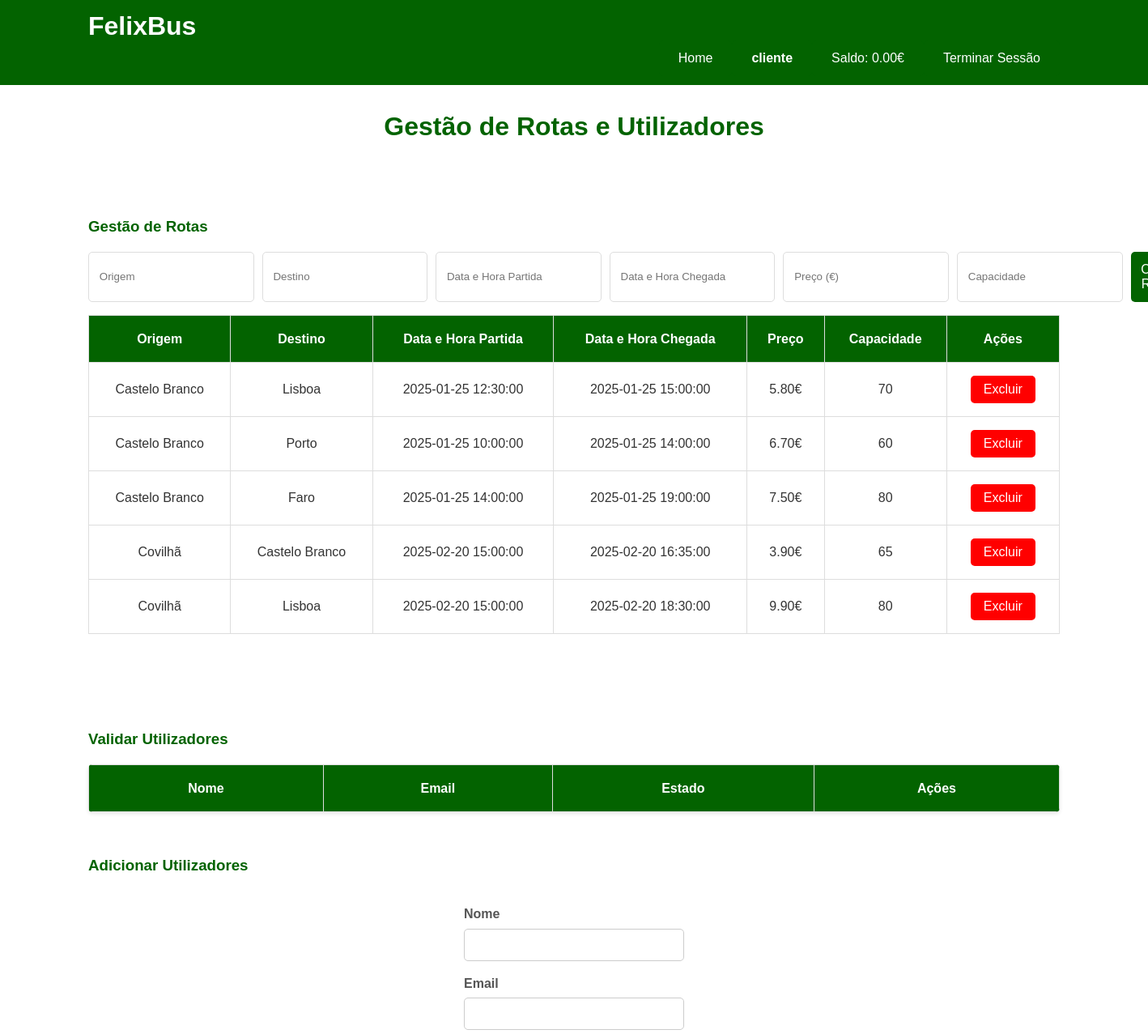
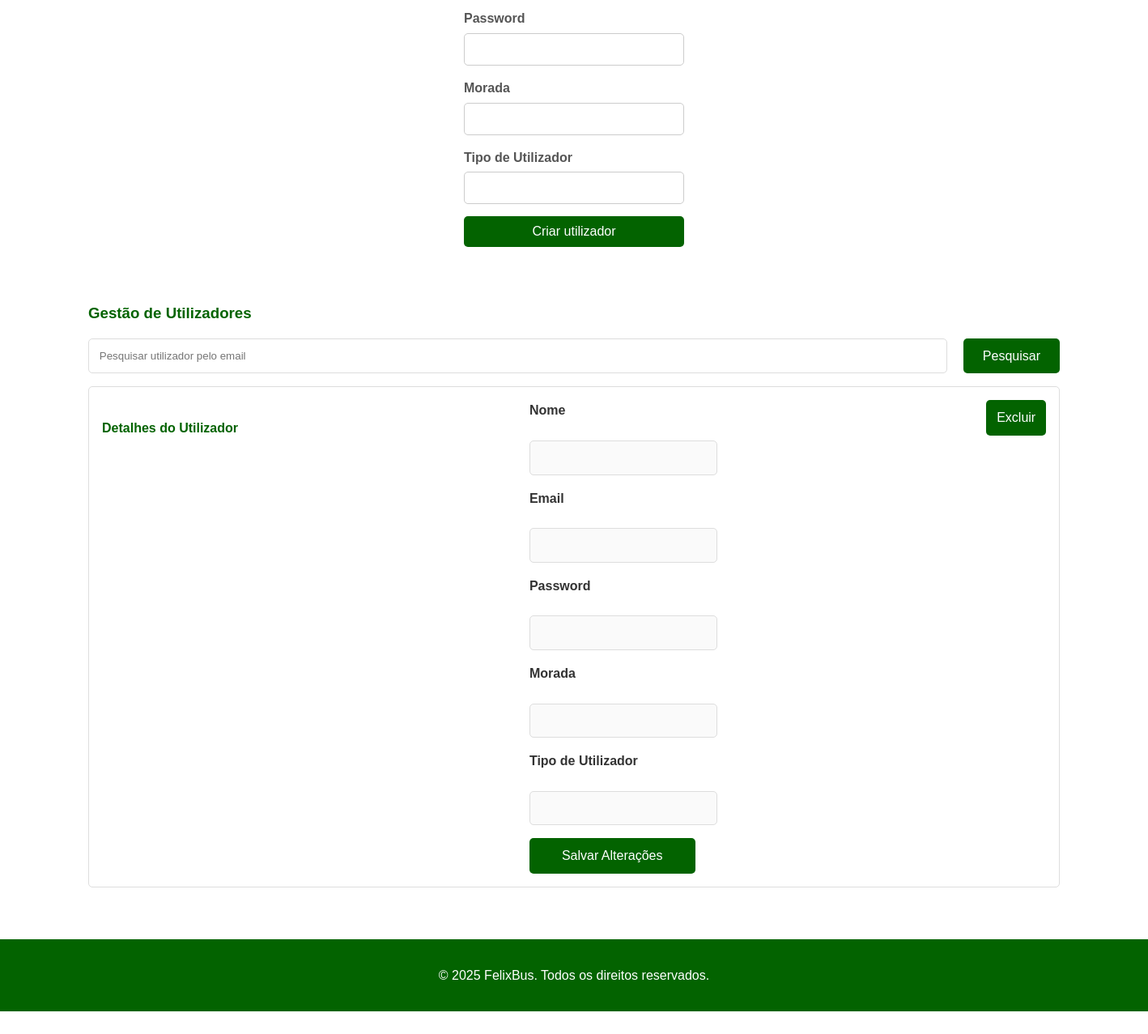
Screenshot of /paginas/adminArea.php (signed in) with the database file from the repository (2 pictures, top to bottom).
### tables this page shows
CREATE TABLE `utilizador` (
  `idUtilizador` int(11) NOT NULL,
  `nome` varchar(100) DEFAULT NULL,
  `pass` varchar(256) DEFAULT NULL,
  `email` varchar(60) DEFAULT NULL,
  `morada` varchar(60) DEFAULT NULL,
  `tipoUtilizador` int(11) DEFAULT 3,
  `estado` varchar(10) DEFAULT 'Pendente',
  `saldo` decimal(6,2) DEFAULT 0.00
);

CREATE TABLE `bilhete` (
  `idBilhete` int(11) NOT NULL,
  `Partida` varchar(60) NOT NULL,
  `Chegada` varchar(60) NOT NULL,
  `dataPartida` datetime NOT NULL,
  `dataChegada` datetime NOT NULL,
  `Preço` decimal(6,2) NOT NULL,
  `Capacidade` int(11) NOT NULL
);

### paginas/adminArea.php (the view, shortened to what this page needs)
<!DOCTYPE html>
<html lang="pt">
<head>
    <link rel="stylesheet" href="style.css">
</head>
<body>
    <header class="header">
        <div class="container">
            <h1 class="logo">FelixBus</h1>
            <nav class="nav">
                <ul>
                    <form action="index.php" method="GET">
                        <button>Home</button>
                    </form>
                    <?php
                        if (isset($_SESSION["email"])) {
                            $sqlNome = "SELECT nome
                                        FROM utilizador
                                        WHERE email = '" .$_SESSION["email"]."'";
                            $resultNome = mysqli_query($conn, $sqlNome);
                            while ($rowNome = mysqli_fetch_assoc($resultNome)) {
                                echo '<form action="profile.php" method=”GET”>
                                        <button><strong>' .$rowNome['nome']. '</strong></button>
                                    </form>';
                            }
                            $sqlSaldo = "SELECT saldo
                                        FROM utilizador
                                        WHERE email = '" .$_SESSION["email"]."'";
                            $resultSaldo = mysqli_query($conn, $sqlSaldo);
                            while ($rowSaldo = mysqli_fetch_assoc($resultSaldo)) {
                                echo '<button> Saldo: '  .$rowSaldo['saldo']. '€</button>';
                            }
                            echo '<form action="logout.php" method=”GET”>
                                    <button> Terminar Sessão</button>
                                </form>';
                        } else {
                            echo '<form action="login.html" method=”GET”>
                                    <button> Iniciar Sessão </button>
                                </form>';
                        }
                    ?>
                </ul>
            </nav>
        </div>
    </header>
    <main class="admin-panel">
        <div class="container">
            <h2>Gestão de Rotas e Utilizadores</h2>
            <section class="route-management">
                <h3>Gestão de Rotas</h3>
                <form class="route-form" action="createRoute.php" method="post">
                    <input type="text" name="origin" placeholder="Origem" required>
                    <input type="text" name="destination" placeholder="Destino" required>
                    <input type="text" name="startTime" placeholder="Data e Hora Partida" required>
                    <input type="text" name="arriveTime" placeholder="Data e Hora Chegada" required>
                    <input type="number" step="0.01" min="0" name="price" placeholder="Preço (€)" required>
                    <input type="number" step="1" min="1" name="capacity" placeholder="Capacidade" required>
                    <button type="submit">Criar Rota</button>
                </form>
                <table>
                    <thead>
                        <tr>
                            <th>Origem</th>
                            <th>Destino</th>
                            <th>Data e Hora Partida</th>
                            <th>Data e Hora Chegada</th>
                            <th>Preço</th>
                            <th>Capacidade</th>
                            <th>Ações</th>
                        </tr>
                    </thead>
                    <tbody>
                        <?php
                            $sqlRoutes = 'SELECT idBilhete, Partida, Chegada, dataPartida, dataChegada, Preço, Capacidade
                                          FROM bilhete';
                            $resultRoutes = mysqli_query($conn, $sqlRoutes);
                            while ($row = mysqli_fetch_array($resultRoutes)) {
                                echo '<tr>
                                        <td>'.$row['Partida'].'</td>
                                        <td>'.$row['Chegada'].'</td>
                                        <td>'.$row['dataPartida'].'</td>
                                        <td>'.$row['dataChegada'].'</td>
                                        <td>'.$row['Preço'].'€</td>
                                        <td>'.$row['Capacidade'].'</td>
                                        <td>
                                            <form action="deleteRoute.php" method="POST">
                                                <input type="hidden" name="idBilhete" value="' . $row['idBilhete'] . '">
                                                <button type="submit" class="delete">Excluir</button>
                                            </form>
                                        </td>
                                    </tr>';
                            }
                        ?>
                    </tbody>
                </table>
            </section>
             <section class="user-validation">
                <h3>Validar Utilizadores</h3>
                <table>
                    <thead>
                        <tr>
                            <th>Nome</th>
                            <th>Email</th>
                            <th>Estado</th>
                            <th>Ações</th>
                        </tr>
                    </thead>
                </table>
             </section>
            <h3>Adicionar Utilizadores</h3>
            <section class ="add-users">
                <form action="addUser.php" method="POST">
                    <label for="name">Nome</label>
                    <input type="text" name="name" value="">
                    <label for="email">Email</label>
                    <input type="email" name="email" value="">
                    <label for="email">Password</label>
                    <input type="text" name="password" value="">
                    <label for="email">Morada</label>
                    <input type="text" name="address" value="">
                    <label for="email">Tipo de Utilizador</label>
                    <input type="text" name="type" value="">
                    <button type="submit">Criar utilizador</button>
                </form>
            </section>
            <section class="user-management">
                <h3>Gestão de Utilizadores</h3>
                <form class="search-form" action="searchUser.php" method="post">
                    <input type="text" name="userEmail" placeholder="Pesquisar utilizador pelo email" required>
                    <button type="submit">Pesquisar</button>
                </form>
                <div class="user-details">
                    <h4>Detalhes do Utilizador</h4>
                    <form class="" action="updateUser.php" method="post">
                        <?php
                            if (isset($_SESSION['searchUserEmail'])) {
                                echo '<label for="name">Nome</label>
                                    <input type="text" name="name" value="'.$_SESSION['searchUserName'].'">
                                    <label for="email">Email</label>
                                    <input type="email" name="email" value="'.$_SESSION['searchUserEmail'].'">
                                    <label for="email">Password</label>
                                    <input type="text" name="password" value="'.$_SESSION['searchUserPassword'].'">
                                    <label for="email">Morada</label>
                                    <input type="text" name="address" value="'.$_SESSION['searchUserAdress'].'">
                                    <label for="email">Tipo de Utilizador</label>
                                    <input type="text" name="type" value="'.$_SESSION['searchUserType'].'">';
                                    if ($_SESSION['searchUserState'] = 'Pendente') {
                                        echo '<label for="status">Estado</label>
                                            <select name="status">
                                                <option value="valid">Válido</option>
                                                <option value="invalid">Inválido</option>
                                                <option value="pending" selected>Pendente</option>
                                            </select>';
                                    } else if ($_SESSION['searchUserState'] = 'Válido') {
                                        echo '<label for="status">Estado</label>
                                            <select id="status">
                                                <option value="valid" selected>Válido</option>
                                                <option value="invalid">Inválido</option>
                                                <option value="pending">Pendente</option>
                                            </select>';
                                    } else if ($_SESSION['searchUserState'] = 'Inválido') {
                                        echo '<label for="status">Estado</label>
                                            <select id="status">
                                                <option value="valid">Válido</option>
                                                <option value="invalid" selected>Inválido</option>
                                                <option value="pending">Pendente</option>
                                            </select>';
                                    }
                            } else {
                                echo '<label for="name">Nome</label>
                                    <input type="text" id="name" value="" disabled>
                                    <label for="email">Email</label>
                                    <input type="email" id="email" value="" disabled>
                                    <label for="email">Password</label>
                                    <input type="email" id="email" value="" disabled>
                                    <label for="email">Morada</label>
                                    <input type="email" id="email" value="" disabled>
                                    <label for="email">Tipo de Utilizador</label>
                                    <input type="email" id="email" value="" disabled>';
                            }
                        ?>
                        <button type="submit">Salvar Alterações</button>
                    </form>
                    <?php
                        echo '<form action="deleteUser.php" method="POST">
                                <button type="submit" class="delete">Excluir</button>
                            </form>'
                    ?>
                </div>
            </section>
        </div>
    </main>
    <footer class="footer">
        <div class="container">
            <p>&copy; 2025 FelixBus. Todos os direitos reservados.</p>
        </div>
    </footer>
</body>
</html>

### paginas/style.css (style rules this page uses)
body { margin: 0; font-family: Arial, sans-serif; line-height: 1.6; color: #333; }
.header { background: rgb(3, 99, 0); color: #fff; padding: 1rem 0; margin-top: -30px; }
.container { width: 90%; margin: 0 auto; max-width: 1200px; }
.logo { font-size: 2rem; font-weight: bold; }
.nav ul { list-style: none; padding: 0; display: flex; justify-content: flex-end; margin-top: -30px; margin-bottom: -5px; }
section { padding: 2rem 0; }
h2 { text-align: center; margin-bottom: 2rem; color: rgb(3, 99, 0); font-size: 2rem; }
label { margin-bottom: 0.5rem; font-weight: bold; }
input { padding: 0.8rem; border: 1px solid #ddd; border-radius: 5px; width: 250px; }
button { padding: 0.8rem 1.5rem; background: rgb(3, 99, 0); color: #fff; border: none; border-radius: 5px; font-size: 1rem; cursor: pointer; transition: background-color 0.3s ease; }
.footer { background: rgb(3, 99, 0); color: #fff; text-align: center; padding: 1rem 0; }
h3 { margin-bottom: 1rem; color: rgb(3, 99, 0); }
p { margin-bottom: 1rem; }
.search-form input { padding: 0.8rem; width: 300px; border: 1px solid #ddd; border-radius: 5px; margin-right: 10px; }
.search-form button { padding: 0.8rem 1.5rem; background-color: #036300; color: white; border: none; border-radius: 5px; cursor: pointer; }
.user-details { display: flex; justify-content: space-between; gap: 20px; flex-wrap: wrap; }
.admin-panel h2 { text-align: center; margin-bottom: 2rem; color: #036300; }
.route-management { margin-bottom: 2rem; }
.route-management h3 { color: #036300; margin-bottom: 1rem; }
.route-form { display: flex; gap: 10px; margin-bottom: 1rem; }
.route-form input, .route-form button { padding: 0.8rem; border: 1px solid #ddd; border-radius: 5px; }
.route-form button { background-color: #036300; color: white; cursor: pointer; border: none; }
.route-management table { width: 100%; border-collapse: collapse; }
.route-management th, .route-management td { text-align: center; padding: 1rem; border: 1px solid #ddd; }
.route-management th { background-color: #036300; color: white; }
.route-management .delete { background-color: red; color: white; border: none; border-radius: 5px; padding: 0.5rem 1rem; cursor: pointer; }
.user-management { margin-bottom: 2rem; }
.user-management h3 { color: #036300; margin-bottom: 1rem; }
.search-form { display: flex; gap: 10px; margin-bottom: 1rem; }
.search-form input { padding: 0.8rem; border: 1px solid #ddd; border-radius: 5px; flex: 1; }
.user-details { background-color: white; padding: 1rem; border: 1px solid #ddd; border-radius: 5px; }
.user-details h4 { color: #036300; margin-bottom: 1rem; }
.user-details form { display: flex; flex-direction: column; gap: 1rem; }
.user-details form input, .user-details form select { padding: 0.8rem; border: 1px solid #ddd; border-radius: 5px; width: 100%; }
.user-details form button { background-color: #036300; color: white; border: none; border-radius: 5px; padding: 0.8rem; cursor: pointer; }
.user-validation table { width: 100%; border-collapse: collapse; margin: 0 auto; box-shadow: 0 2px 5px rgba(0, 0, 0, 0.1); background: white; border-radius: 5px; overflow: hidden; }
.user-validation th, .user-validation td { padding: 1rem; text-align: center; border: 1px solid #ddd; }
.user-validation th { background: #036300; color: white; }
.add-users { background-color: white; padding: 1rem; border-radius: 5px; display: flex; justify-content: space-between; gap: 20px; flex-wrap: wrap; justify-content: center; }
.add-users form { display: flex; flex-direction: column; }
.add-users label { font-weight: bold; margin-bottom: 5px; color: #555; }
.add-users input { padding: 10px; margin-bottom: 15px; border: 1px solid #ccc; border-radius: 5px; font-size: 1rem; }
.add-users button { background: #036300; color: #fff; border: none; padding: 10px; border-radius: 5px; cursor: pointer; font-size: 1rem; transition: background 0.3s; }

### rows the page displays
utilizador: nome "cliente", saldo "0.00"
bilhete: Partida "Castelo Branco", Chegada "Lisboa", dataPartida "2025-01-25 12:30:00", dataChegada "2025-01-25 15:00:00", Preço "5.80", Capacidade "70"
bilhete: Partida "Castelo Branco", Chegada "Porto", dataPartida "2025-01-25 10:00:00", dataChegada "2025-01-25 14:00:00", Preço "6.70", Capacidade "60"
bilhete: Partida "Castelo Branco", Chegada "Faro", dataPartida "2025-01-25 14:00:00", dataChegada "2025-01-25 19:00:00", Preço "7.50", Capacidade "80"
bilhete: Partida "Covilhã", Chegada "Castelo Branco", dataPartida "2025-02-20 15:00:00", dataChegada "2025-02-20 16:35:00", Preço "3.90", Capacidade "65"
bilhete: Partida "Covilhã", Chegada "Lisboa", dataPartida "2025-02-20 15:00:00", dataChegada "2025-02-20 18:30:00", Preço "9.90", Capacidade "80"
